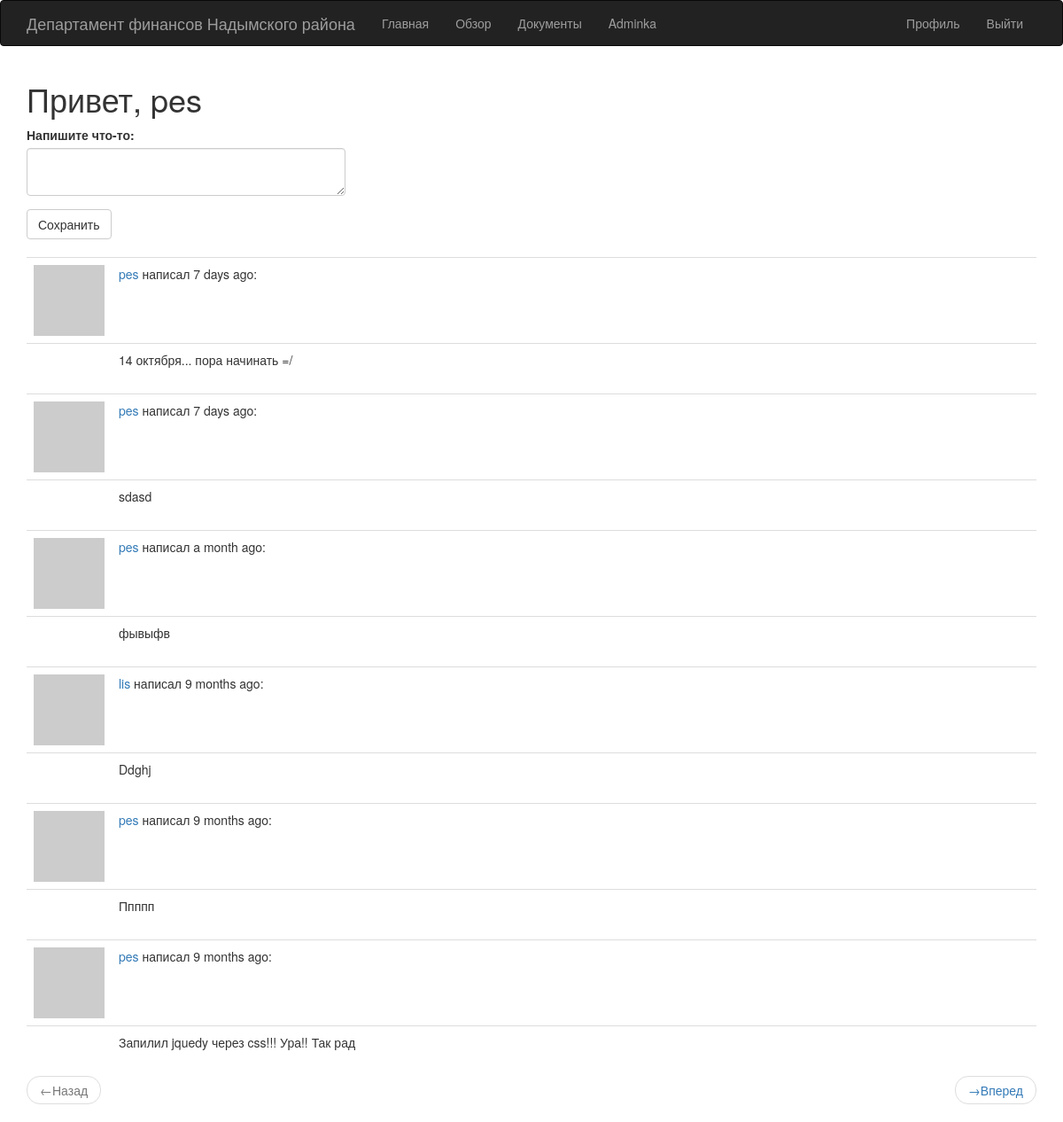
The page /index (signed in) on the database its author committed.
### app/models.py (models this page shows, shortened)
class User(UserMixin, db.Model):
    id = db.Column(db.Integer, primary_key=True)
    username = db.Column(db.String(64), index=True, unique=True)
    email = db.Column(db.String(120), index=True, unique=True)
    password_hash = db.Column(db.String(128))
    posts = db.relationship('Post', backref='author', lazy='dynamic')# КЛЮЧ
    about_me = db.Column(db.String(140))
    last_seen = db.Column(db.DateTime, default=datetime.utcnow)
    incomings = db.relationship('Incomming', backref='author', lazy='dynamic')
    departments = db.relationship('Department', backref='doc', lazy='dynamic')
    followed = db.relationship(
        'User', secondary=followers,
        primaryjoin=(followers.c.follower_id == id),
        secondaryjoin=(followers.c.followed_id == id),
        backref=db.backref('followers', lazy='dynamic'), lazy='dynamic'
    )
    def followed_posts(self):
        followed = Post.query.join(
            followers, (followers.c.followed_id == Post.user_id)).filter(
                followers.c.follower_id == self.id)
        own = Post.query.filter_by(user_id=self.id)
        return followed.union(own).order_by(Post.timestamp.desc())
    def avatar(self, size):
        digest = md5(self.email.lower().encode('utf-8')).hexdigest()
        return 'https://www.gravatar.com/avatar/{}?d=wavatar&s={}'.format(digest, size)

class Post(db.Model):
    id = db.Column(db.Integer, primary_key=True)
    body = db.Column(db.String(140))
    timestamp = db.Column(db.DateTime, index=True, default=datetime.utcnow)
    user_id = db.Column(db.Integer, db.ForeignKey('user.id'))

### app/routes.py (the view)
@app.route('/', methods=['GET','POST'])
@app.route('/index', methods=['GET','POST'])
@login_required# декоратор не дает смотреть эту страницу(/index)
def index():
    form=PostForm()
    if form.validate_on_submit():
        post = Post(body=form.post.data, author=current_user)
        db.session.add(post)
        db.session.commit()
        flash('Пост добавлен!')
        return redirect(url_for('index'))
    title = {'title1':'Главная','title2':'Мой блог'}
    page=request.args.get('page',1,type=int)
    posts=current_user.followed_posts().paginate(
        page, app.config['POSTS_PER_PAGE'], False)
    next_url =url_for('index', page=posts.next_num) \
        if posts.has_next else None
    prev_url =url_for('index', page=posts.prev_num) \
        if posts.has_prev else None
    return render_template('index.html', title=title, posts=posts.items,
        form=form, next_url=next_url, prev_url=prev_url)

### app/forms.py
class PostForm(FlaskForm):
    post = TextAreaField('Напишите что-то:', validators=[
        DataRequired(), Length(min=1, max=140)])
    submit = SubmitField('Сохранить')

### app/models.py (called while the page is built)
@login.user_loader
def load_user(id):
    return User.query.get(int(id))

### app/routes.py (called while the page is built)
@app.before_request
def before_request():
    if current_user.is_authenticated:
        current_user.last_seen=datetime.utcnow()
        db.session.commit()

### app/templates/index.html
{% extends "base.html" %}
{% import 'bootstrap/wtf.html' as wtf %}
{% block app_content %}
  <div>
    <h1>Привет, {{ current_user.username }}</h1>
    {% if form %}
      <div class="row">
        <div class="col-md-4">
          {{ wtf.quick_form(form) }}
          <br>
        </div>
      </div>
    {% endif %}
  </div>
    {% for post in posts %}
      {% include '_post.html' %}
    {% endfor %}
    <nav aria-label="...">
      <ul class="pager">
        <li class="previous{% if not prev_url %} disabled{% endif %}">
          <a href="{{ prev_url or '#' }}">
            <span aria-hidden="true">&larr;</span>Назад
          </a>
        </li>
        <li class="next{% if not next_url %} disabled{% endif %}">
          <a href="{{ next_url or '#' }}">
            <span aria-hidden="true">&rarr;</span>Вперед
          </a>
        </li>
      </ul>
    </nav>
{% endblock %}

### app/templates/_post.html (shortened to what this page needs)
<table class="table table-hover">
  <tr>
    <td width="30px">
      <a href="{{ url_for('user', username=post.author.username) }}">
        <img src="{{ post.author.avatar(30) }}" />
      </a>
    </td>
    <td>
      <a href="{{ url_for('user', username=post.author.username) }}">
        {{ post.author.username }}
      </a>
      написал {{ moment(post.timestamp).fromNow() }}:
      <br class="">
    </td>
  </tr>
  <tr class="message_body">
    <td></td>
    <td>{{ post.body }}</td>
</table>

### rows shown on the page
User: username "pes"
Post: author.username "pes", timestamp "7 days ago", body "14 октября... пора начинать =/"
Post: author.username "pes", timestamp "7 days ago", body "sdasd"
Post: author.username "pes", timestamp "a month ago", body "фывыфв"
Post: author.username "lis", timestamp "9 months ago", body "Ddghj"
Post: author.username "pes", timestamp "9 months ago", body "Ппппп"
Post: author.username "pes", timestamp "9 months ago", body "Запилил jquedy через css!!! Ура!! Так рад"
